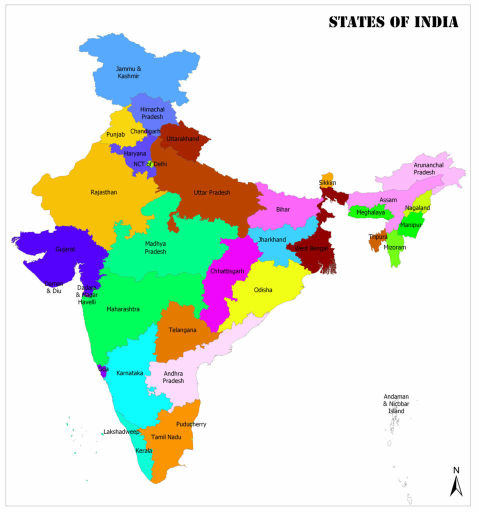
#> input picture india-political-states-map.jpeg, 957 x 1024 px, found by its file name (shown at 1/2 size)
$ jupyter execute image_convolution.ipynb
#> lines starting #> are read from the running program, lines starting #| are printed output that depends on the picture; after the words box and inside, x2 and y2 are one past the last pixel; in counts of white or black regions, pixels touching at a corner belong together
[cell 1]
from google.colab import files
import cv2
import matplotlib.pyplot as plt
from PIL import Image
import numpy as np
from PIL import Image, ImageOps
import matplotlib.pyplot as plt

[cell 2]
uploaded=files.upload()
#> the answer given: india-political-states-map.jpeg

[cell 3]
def plot_image(img: np.array):
    plt.figure(figsize=(6, 6))
    plt.imshow(img, cmap='gray');

def plot_two_images(img1: np.array, img2: np.array):
    _, ax = plt.subplots(1, 2, figsize=(12, 6))
    ax[0].imshow(img1, cmap='gray')
    ax[1].imshow(img2, cmap='gray');

[cell 4]
img = Image.open('/content/india-political-states-map.jpeg')
#> img is the input picture: PIL image 957x1024 RGB; mean R, G, B 219.2, 226.1, 216
img = ImageOps.grayscale(img)
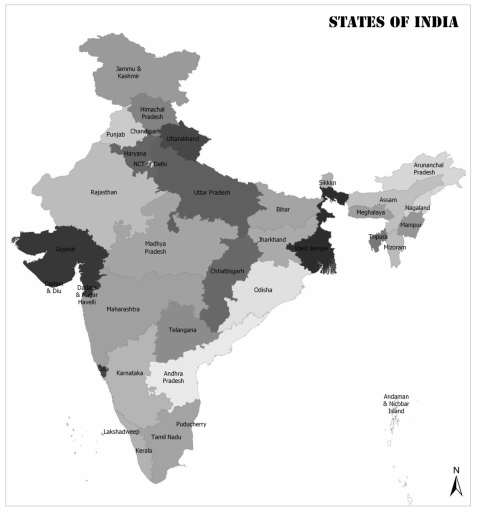
#> img: PIL image 957x1024 L (shown at 1/2 size); min 0, max 255, mean 222.9
img = img.resize(size=(224, 224))
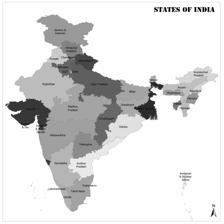
#> img: PIL image 224x224 L; min 0, max 255, mean 222.9
plot_image(img=img)

[cell 5]
sharpen = np.array([
    [0, -1, 0],
    [-1, 5, -1],
    [0, -1, 0]
])

blur = np.array([
    [0.0625, 0.125, 0.0625],
    [0.125,  0.25,  0.125],
    [0.0625, 0.125, 0.0625]
])

outline = np.array([
    [-1, -1, -1],
    [-1,  8, -1],
    [-1, -1, -1]
])

[cell 6]
def calculate_target_size(img_size: int, kernel_size: int) -> int:
#> called with img_size = 224, kernel_size = 3
    num_pixels = 0

    # From 0 up to img size (if img size = 224, then up to 223)
    for i in range(img_size):
        # Add the kernel size (let's say 3) to the current i
        added = i + kernel_size
        # It must be lower than the image size
        if added <= img_size:
            # Increment if so
            num_pixels += 1

    return num_pixels

[cell 7]
calculate_target_size(img_size=224, kernel_size=3)

[cell 8]
calculate_target_size(img_size=224, kernel_size=5)

Let’s work on a convolution function next. Here’s what a 3x3 filter does to a single 3x3 image subset:

Extracts it to a separate matrix
Does an element-wise multiplication between the image subset and the filter
Sums the results
Here’s an implementation in code for a single 3x3 pixel subset:

[cell 9]
subset=np.array(img)[0:0+3,0:0+3]
#> subset = [[254, 254, 254], [254, 254, 251], [254, 255, 236]]
subset
#> Out has the same summary as subset

[cell 10]
np.multiply(subset,sharpen)
#> Out = [[0, -254, 0], [-254, 1270, -251], [0, -255, 0]]

[cell 11]
np.sum(np.multiply(subset,sharpen))
#> Out = 256

The convolve() function calculates the target size and creates a matrix of zeros with that shape, iterates over all rows and columns of the image matrix, subsets it, and applies the convolution

[cell 12]
def convolve(img: np.array, kernel: np.array) -> np.array:
    # Assuming a rectangular image
    tgt_size = calculate_target_size(
        img_size=img.shape[0],
        kernel_size=kernel.shape[0]
    )
#> tgt_size = 222
    # To simplify things
    k = kernel.shape[0]

    # 2D array of zeros
    convolved_img = np.zeros(shape=(tgt_size, tgt_size))

    # Iterate over the rows
    for i in range(tgt_size):
        # Iterate over the columns
        for j in range(tgt_size):
            # img[i, j] = individual pixel value
            # Get the current matrix
            mat = img[i:i+k, j:j+k]

            # Apply the convolution - element-wise multiplication and summation of the result
            # Store the result to i-th row and j-th column of our convolved_img array
            convolved_img[i, j] = np.sum(np.multiply(mat, kernel))
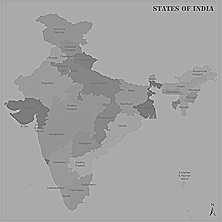
#> convolved_img: shape (222, 222) float64; min -490, max 623, mean 222.3; drawn with min black and max white

    return convolved_img

Let’s test the thing. The following snippet applies the sharpening filter to our image:

[cell 13]
img_sharpened = convolve(img=np.array(img), kernel=sharpen)
img_sharpened

You can use the plot_two_images() function to visualize our cat image before and after the transformation:

[cell 14]
plot_two_images(
    img1=img,
    img2=img_sharpened
)
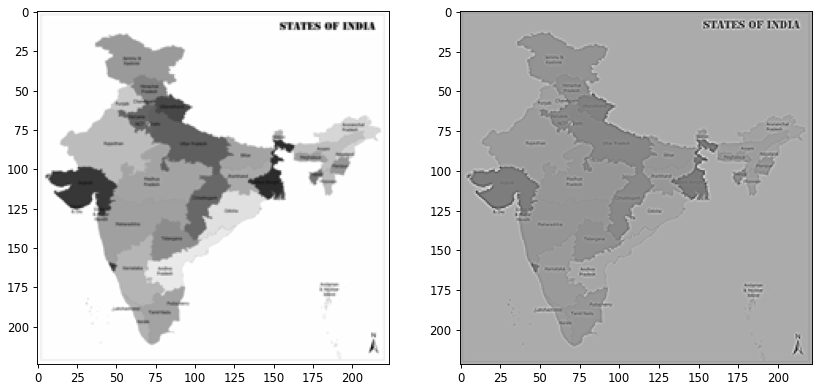
#> figure drawn by matplotlib, 2 panels

The colors are a bit off since values in the right image don’t range between 0 and 255. It’s not a big issue, but you can “fix” it by replacing all negative values with zeros:

[cell 15]
def negative_to_zero(img: np.array) -> np.array:
    img = img.copy()
    img[img < 0] = 0
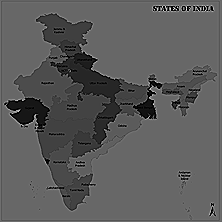
#> img: shape (222, 222) float64; 1.32% of pixels changed, all inside (x1, y1, x2, y2) = (5, 6, 215, 215); drawn with min black and max white
    return img

plot_two_images(
    img1=img,
    img2=negative_to_zero(img=img_sharpened)
)

The image on the right definitely looks sharpened, no arguing there. Let’s see what blurring does next:

[cell 16]
img_blurred = convolve(img=np.array(img), kernel=blur)
#> after the loop in convolve (call 2), `for i in range(tgt_size):`:
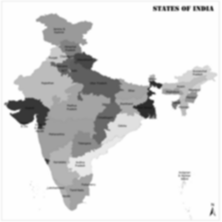
#> convolved_img: shape (222, 222) float64; min 32.31, max 254.5, mean 222.3
plot_two_images(
    img1=img,
    img2=img_blurred
)

The blurring filter matrix doesn’t have negative values, so the coloring is identical. Once again, there’s no debate — the blurring filter worked as advertised.

Finally, let’s see what the outline filter will do to our image:

[cell 17]
img_outlined = convolve(img=np.array(img), kernel=outline)
#> after the loop in convolve (call 3), `for i in range(tgt_size):`:
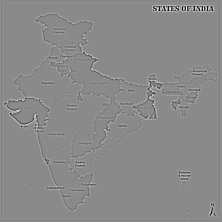
#> convolved_img: shape (222, 222) float64; min -1200, max 1010, mean -0.1; drawn with min black and max white
plot_two_images(
    img1=img,
    img2=img_outlined
)

It also suffers from the coloring problem, as values in the matrix are mostly negative. Use negative_to_zero() to get a clearer idea:

[cell 18]
plot_two_images(
    img1=img,
    img2=negative_to_zero(img=img_outlined)
)
#> in negative_to_zero (call 2), `img[img < 0] = 0`:
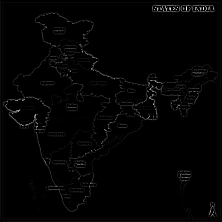
#> img: shape (222, 222) float64; 16.3% of pixels changed, all inside (x1, y1, x2, y2) = (1, 0, 222, 222); drawn with min black and max white
